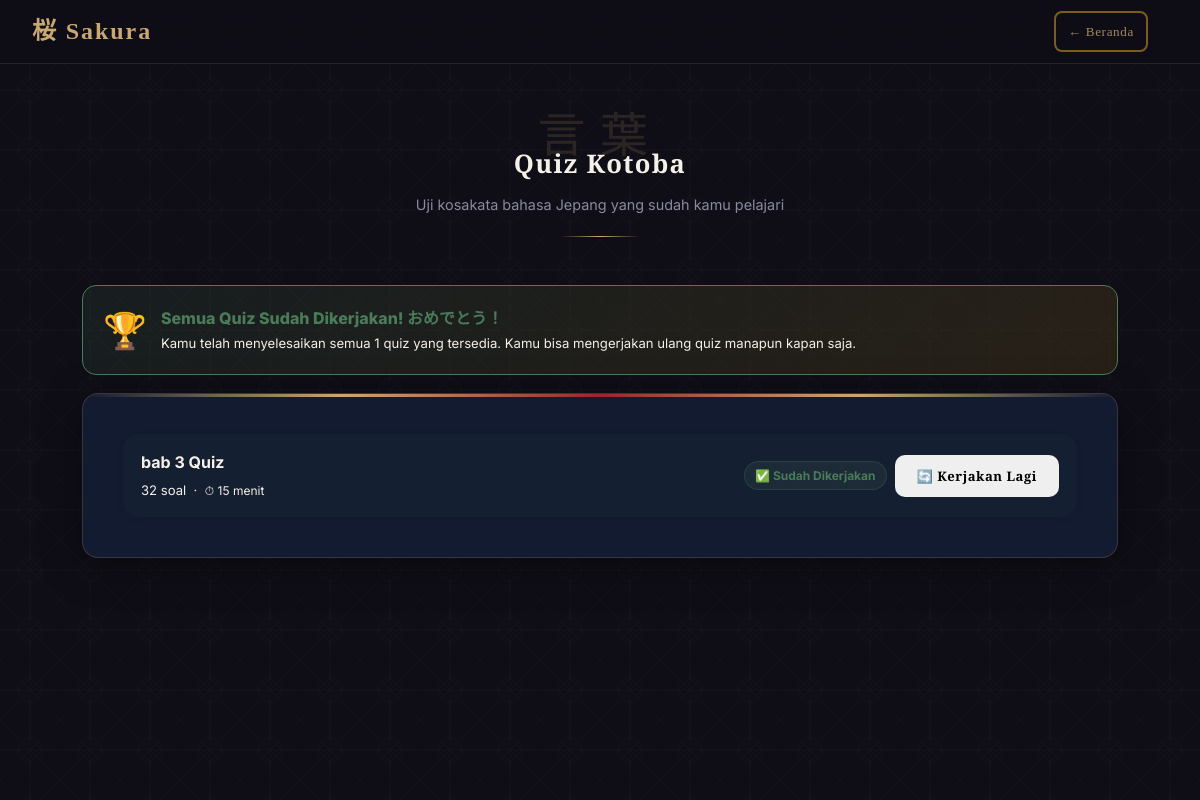
/kotoba.php (signed in), run on the app's committed database.
### tables this page shows
CREATE TABLE `kotoba_quiz` (
  `id` int UNSIGNED NOT NULL,
  `judul` varchar(150) NOT NULL,
  `deskripsi` text,
  `token` varchar(50) NOT NULL,
  `duration_minutes` int UNSIGNED NOT NULL DEFAULT '15',
  `status` enum('draft','published','closed') NOT NULL DEFAULT 'draft',
  `created_by` int UNSIGNED NOT NULL,
  `created_at` timestamp NULL DEFAULT CURRENT_TIMESTAMP,
  `updated_at` timestamp NULL DEFAULT CURRENT_TIMESTAMP ON UPDATE CURRENT_TIMESTAMP
);

### kotoba.php (the view, shortened to what this page needs)
<?php
$user = getCurrentUser();
$db = getDB();
$mode = $_GET['mode'] ?? 'list';
if ($mode === 'list') {
    $stmt = $db->prepare("
        SELECT q.*,
               (SELECT COUNT(*) FROM kotoba_quiz_soal s WHERE s.quiz_id = q.id) AS total_soal,
               a.status AS attempt_status
        FROM kotoba_quiz q
        LEFT JOIN kotoba_quiz_attempts a ON a.quiz_id = q.id AND a.user_id = ?
        WHERE q.status = 'published'
        ORDER BY q.created_at DESC
    ");
    $stmt->execute([$user['id']]);
    $quizzes = $stmt->fetchAll();
    $totalQuizzes = count($quizzes);
    $doneCount = 0;
    foreach ($quizzes as $q) {
        if ($q['attempt_status'] === 'finished') $doneCount++;
    }
    $allDone = ($totalQuizzes > 0 && $doneCount === $totalQuizzes);
}
?>
<!DOCTYPE html>
<html lang="id">
<head>
  <link rel="stylesheet" href="css/style.css">
</head>
<body class="dashboard-page">
  <div class="asanoha-bg"></div>
  <header class="topbar">
    <div class="topbar-brand">桜 Sakura</div>
    <div class="topbar-actions">
      <a href="beranda.php" class="topbar-back" style="border: 2px solid #99711b; padding: 8px 12px; border-radius: 8px; text-decoration: none; display: inline-block;">← Beranda</a>
    </div>
  </header>
  <main class="dashboard-main">
    <?php if ($mode === 'list'): ?>
      <section class="welcome-section fade-up">
        <span class="welcome-kanji">言葉</span>
        <h1 class="welcome-title">Quiz Kotoba</h1>
        <p class="welcome-sub">Uji kosakata bahasa Jepang yang sudah kamu pelajari</p>
        <div class="section-divider"></div>
      </section>
      <?php if ($allDone): ?>
        <div class="all-done-banner fade-up">
          <div class="banner-icon">🏆</div>
          <div class="banner-text">
            <div class="banner-title">Semua Quiz Sudah Dikerjakan! おめでとう！</div>
            <div class="banner-sub">Kamu telah menyelesaikan semua <?= $totalQuizzes ?> quiz yang tersedia. Kamu bisa mengerjakan ulang quiz manapun kapan saja.</div>
          </div>
        </div>
      <?php elseif ($totalQuizzes > 0): ?>
        <div style="text-align:right; font-size:.82rem; color:var(--text-muted); margin-bottom:12px;">
          ✅ <?= $doneCount ?> / <?= $totalQuizzes ?> quiz selesai
        </div>
      <?php endif; ?>
      <div class="profile-card fade-up delay-1">
        <?php if (empty($quizzes)): ?>
          <div class="admin-panel-note" style="background:rgba(74,124,89,0.08); border-color:rgba(74,124,89,0.25);">
            <span class="icon">📭</span>
            <p>Belum ada quiz kotoba yang dipublikasikan. Cek kembali nanti.</p>
          </div>
        <?php else: ?>
          <?php foreach ($quizzes as $q): ?>
            <div class="quiz-card-item <?= $q['attempt_status'] === 'finished' ? 'card-done' : '' ?>">
              <div class="quiz-card-info">
                <div class="quiz-card-title"><?= htmlspecialchars($q['judul']) ?></div>
                <div class="quiz-card-meta">
                  <?= (int)$q['total_soal'] ?> soal &nbsp;&middot;&nbsp;
                  <?php if ((int)$q['duration_minutes'] > 0): ?>
                    <span class="duration-badge">⏱ <?= (int)$q['duration_minutes'] ?> menit</span>
                  <?php else: ?>
                    <span class="duration-badge no-limit">♾ Tanpa batas waktu</span>
                  <?php endif; ?>
                </div>
              </div>
              <div class="quiz-card-actions">
                <?php if ($q['attempt_status'] === 'finished'): ?>
                  <span class="quiz-status-tag tag-done">✅ Sudah Dikerjakan</span>
                  <form method="POST">
                    <button type="submit" class="bab-btn bab-btn-outline">🔄 Kerjakan Lagi</button>
                  </form>
                <?php endif; ?>
              </div>
            </div>
          <?php endforeach; ?>
        <?php endif; ?>
      </div>
    <?php endif; ?>
  </main>
</body>
</html>

### css/style.css (style rules this page uses)
:root { --navy: #0f0e17; --navy-mid: #1a1a2e; --navy-soft: #16213e; --cream: #f5f0e8; --cream-soft: #ede8de; --gold: #c9a96e; --gold-light: #e8d5a3; --torii: #9b2335; --torii-soft: #c0392b; --bamboo: #4a7c59; --ink: #2c2c3e; --mist: #8a8a9e; --white: #ffffff; --shadow-soft: 0 4px 30px rgba(0,0,0,0.3); --shadow-card: 0 8px 40px rgba(0,0,0,0.4); --radius: 16px; --radius-sm: 8px; --transition: 0.3s cubic-bezier(0.4, 0, 0.2, 1); }
*, *::before, *::after { box-sizing: border-box; margin: 0; padding: 0; }
html { scroll-behavior: smooth; }
body { font-family: 'Inter', 'Noto Serif JP', sans-serif; background-color: var(--navy); color: var(--cream); min-height: 100vh; overflow-x: hidden; line-height: 1.6; }
.asanoha-bg { position: fixed; inset: 0; z-index: 0; pointer-events: none; }
.dashboard-page { min-height: 100vh; display: flex; flex-direction: column; position: relative; }
.topbar { position: sticky; top: 0; z-index: 250; background: rgba(15,14,23,0.85); backdrop-filter: blur(20px); border-bottom: 1px solid rgba(201,169,110,0.15); padding: 0 32px; min-height: 64px; display: flex; align-items: center; justify-content: space-between; flex-wrap: wrap; gap: 10px; row-gap: 8px; }
.topbar-brand { font-family: 'Noto Serif JP', serif; font-size: 1.5rem; color: var(--gold); letter-spacing: 0.08em; font-weight: 700; }
.dashboard-main { flex: 1; padding: 48px 32px; max-width: 1100px; margin: 0 auto; width: 100%; position: relative; z-index: 1; }
.welcome-section { margin-bottom: 48px; text-align: center; }
.welcome-kanji { font-family: 'Noto Serif JP', serif; font-size: 3rem; color: rgba(201,169,110,0.15); letter-spacing: 0.3em; display: block; line-height: 1; margin-bottom: -16px; }
.welcome-title { font-family: 'Cinzel', serif; font-size: 1.6rem; font-weight: 600; color: var(--cream); letter-spacing: 0.05em; }
.welcome-sub { font-size: 0.9rem; color: var(--mist); margin-top: 8px; }
.section-divider { width: 80px; height: 1px; background: linear-gradient(90deg, transparent, var(--gold), transparent); margin: 20px auto; }
.profile-card { background: rgba(22, 33, 62, 0.7); backdrop-filter: blur(16px); border: 1px solid rgba(201,169,110,0.2); border-radius: var(--radius); padding: 40px; position: relative; overflow: hidden; box-shadow: var(--shadow-card); }
.profile-card::before { content: ''; position: absolute; top: 0; left: 0; right: 0; height: 3px; background: linear-gradient(90deg, transparent, var(--gold), var(--torii), var(--gold), transparent); }
.fade-up { animation: fadeUp 0.6s ease forwards; }
.delay-1 { animation-delay: 0.1s; opacity: 0; }
.topbar-back { margin-left: auto; margin-right: 20px; font-family: 'Cinzel', serif; font-size: 0.82rem; color: var(--gold); text-decoration: none; letter-spacing: 0.05em; opacity: 0.8; transition: opacity 0.2s; }
.bab-btn { display: inline-flex; align-items: center; gap: 8px; padding: 12px 22px; border-radius: 10px; font-family: 'Cinzel', serif; font-size: 0.82rem; font-weight: 600; letter-spacing: 0.04em; cursor: pointer; text-decoration: none; border: none; transition: all 0.22s ease; white-space: nowrap; }

### data on the page
kotoba_quiz: judul "bab 3 Quiz", total_soal "32", duration_minutes "15"

### other printed values
$totalQuizzes "1"
